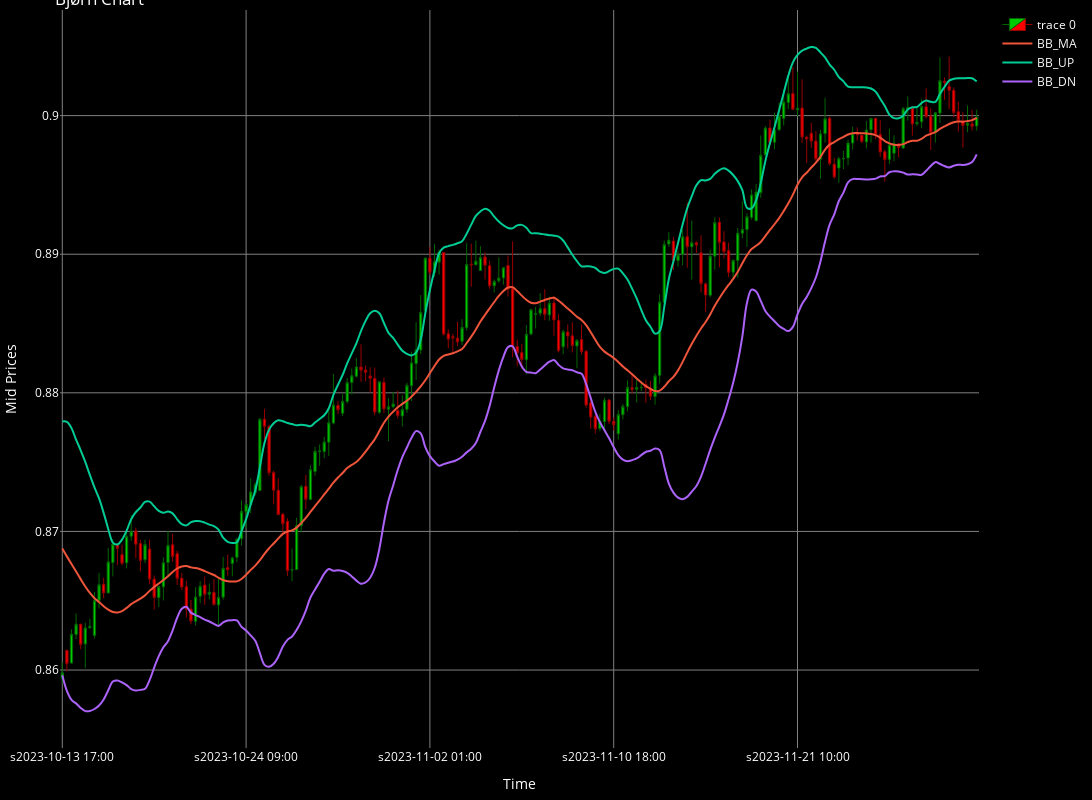

Notebook code cell kept with this figure:
### Code cell
cp = CandlePlot(df_an.iloc[-200:], candles=True)
cp.show_plot(line_traces=['BB_MA', 'BB_UP', 'BB_DN'])

### Figure 1 — Plotly figure (JSON) as saved in the notebook; plotly's stock layout.template omitted (floating-point values rounded to 4 significant figures; data arrays with more than 128 entries replaced by an {"elided": "..."} marker saying what was removed)
{"data": [{"close": {"elided": "200 float values"}, "decreasing": {"fillcolor": "#ff0000", "line": {"color": "#990000"}}, "high": {"elided": "200 float values"}, "increasing": {"fillcolor": "#00cc00", "line": {"color": "#006600"}}, "line": {"width": 1}, "low": {"elided": "200 float values"}, "opacity": 1, "open": {"elided": "200 float values"}, "type": "candlestick", "x": {"elided": "200 str values"}}, {"line": {"shape": "spline", "width": 2}, "name": "BB_MA", "type": "scatter", "x": {"elided": "200 str values"}, "y": {"elided": "200 float values"}}, {"line": {"shape": "spline", "width": 2}, "name": "BB_UP", "type": "scatter", "x": {"elided": "200 str values"}, "y": {"elided": "200 float values"}}, {"line": {"shape": "spline", "width": 2}, "name": "BB_DN", "type": "scatter", "x": {"elided": "200 str values"}, "y": {"elided": "200 float values"}}], "layout": {"font": {"color": "white", "size": 12}, "height": 800, "margin": {"b": 10, "l": 10, "r": 10, "t": 10}, "paper_bgcolor": "black", "plot_bgcolor": "black", "title": {"text": "Bjørn Chart"}, "width": 1500, "xaxis": {"gridcolor": "gray", "nticks": 5, "rangeslider": {"visible": false}, "title": {"text": "Time"}}, "yaxis": {"gridcolor": "gray", "title": {"text": "Mid Prices"}}}}
